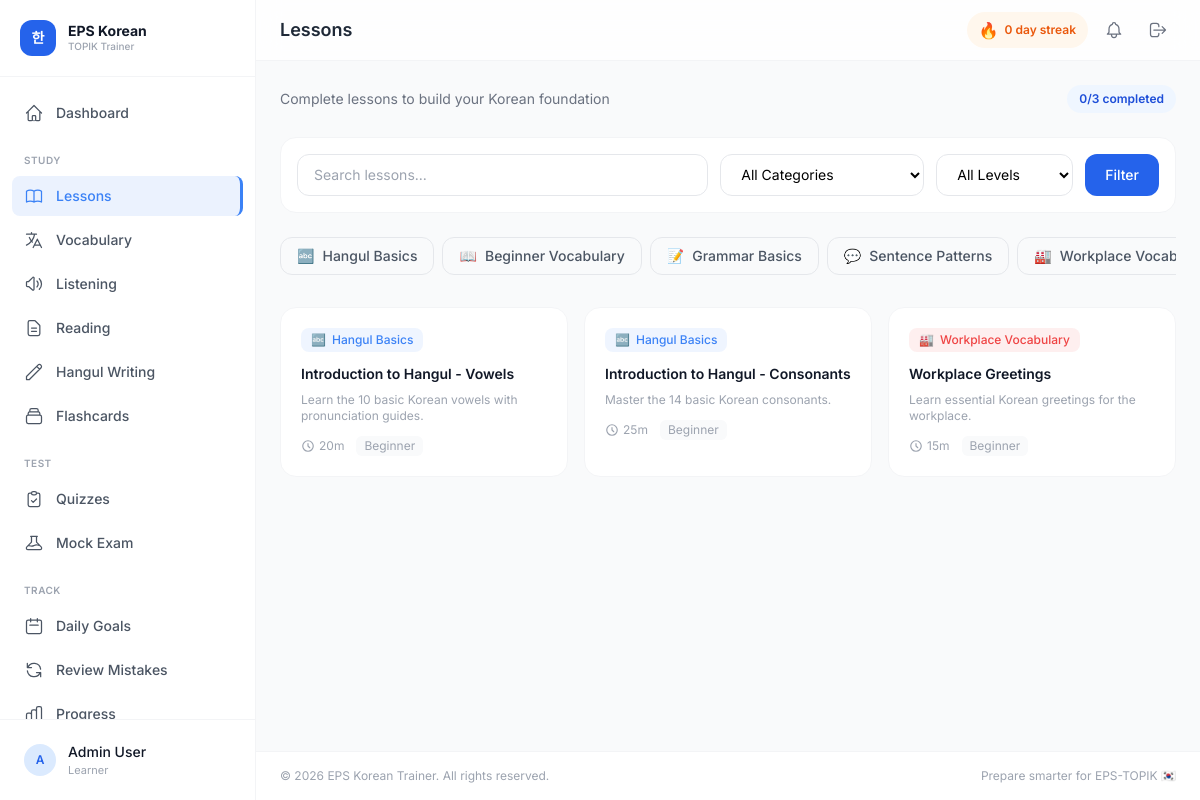
Page /lessons.php (signed in) on the committed database.
### tables this page shows
CREATE TABLE categories (
    id INT AUTO_INCREMENT PRIMARY KEY,
    name VARCHAR(100) NOT NULL,
    slug VARCHAR(100) NOT NULL UNIQUE,
    description TEXT DEFAULT NULL,
    module ENUM('lesson','vocabulary','listening','reading','quiz','mock_exam') NOT NULL,
    icon VARCHAR(50) DEFAULT NULL,
    color VARCHAR(20) DEFAULT '#3B82F6',
    sort_order INT DEFAULT 0,
    status ENUM('active','inactive') DEFAULT 'active',
    created_at DATETIME DEFAULT CURRENT_TIMESTAMP,
    INDEX idx_module (module),
    INDEX idx_status (status)
);

CREATE TABLE lessons (
    id INT AUTO_INCREMENT PRIMARY KEY,
    category_id INT DEFAULT NULL,
    title VARCHAR(200) NOT NULL,
    slug VARCHAR(200) NOT NULL,
    difficulty ENUM('beginner','intermediate','advanced') DEFAULT 'beginner',
    estimated_minutes INT DEFAULT 15,
    content LONGTEXT NOT NULL,
    summary TEXT DEFAULT NULL,
    tips TEXT DEFAULT NULL,
    audio_path VARCHAR(255) DEFAULT NULL,
    sort_order INT DEFAULT 0,
    status ENUM('published','draft') DEFAULT 'published',
    created_at DATETIME DEFAULT CURRENT_TIMESTAMP,
    updated_at DATETIME DEFAULT CURRENT_TIMESTAMP ON UPDATE CURRENT_TIMESTAMP,
    FOREIGN KEY (category_id) REFERENCES categories(id) ON DELETE SET NULL,
    INDEX idx_difficulty (difficulty),
    INDEX idx_status (status)
);

### includes/helpers.php (called while the page is built, shortened)
<?php
function sanitize(string $input): string {
    return htmlspecialchars(trim($input), ENT_QUOTES, 'UTF-8');
}

### lessons.php (the view, shortened to what this page needs)
<?php
require_once __DIR__ . '/includes/helpers.php';
$userId = getCurrentUserId();
$db = getDB();
$categoryFilter = $_GET['category'] ?? '';
$search = $_GET['search'] ?? '';
$categories = $db->query("SELECT * FROM categories WHERE module = 'lesson' AND status = 'active' ORDER BY sort_order")->fetchAll();
$where = "l.status = 'published'";
$params = [];
$stmt = $db->prepare("SELECT l.*, c.name as category_name, c.icon as category_icon, c.color as category_color,
    (SELECT COUNT(*) FROM lesson_completions lc WHERE lc.lesson_id = l.id AND lc.user_id = ?) as is_completed
    FROM lessons l LEFT JOIN categories c ON l.category_id = c.id WHERE $where ORDER BY l.sort_order, l.id");
$stmt->execute(array_merge([$userId], $params));
$lessons = $stmt->fetchAll();
$stmt = $db->prepare("SELECT COUNT(*) as cnt FROM lesson_completions WHERE user_id = ?");
$stmt->execute([$userId]);
$completedCount = (int)$stmt->fetch()['cnt'];
$totalCount = count($lessons);
require_once __DIR__ . '/includes/header.php';
?>
<div class="flex flex-col sm:flex-row sm:items-center justify-between gap-4 mb-6">
    <div>
        <p class="text-sm text-gray-500">Complete lessons to build your Korean foundation</p>
    </div>
    <div class="flex items-center gap-2">
        <span class="px-3 py-1.5 bg-blue-50 text-blue-700 text-xs font-semibold rounded-full"><?= $completedCount ?>/<?= $totalCount ?> completed</span>
    </div>
</div>
<div class="bg-white rounded-2xl border border-gray-100 p-4 mb-6">
    <form method="GET" class="flex flex-col sm:flex-row gap-3">
        <div class="flex-1">
            <input type="text" name="search" value="<?= sanitize($search) ?>" placeholder="Search lessons..."
                class="w-full px-4 py-2.5 rounded-xl border border-gray-200 focus:border-blue-500 focus:ring-2 focus:ring-blue-100 outline-none transition text-sm">
        </div>
        <select name="category" class="px-4 py-2.5 rounded-xl border border-gray-200 focus:border-blue-500 outline-none text-sm bg-white">
            <option value="">All Categories</option>
        </select>
        <select name="difficulty" class="px-4 py-2.5 rounded-xl border border-gray-200 focus:border-blue-500 outline-none text-sm bg-white">
            <option value="">All Levels</option>
        </select>
        <button type="submit" class="px-5 py-2.5 bg-blue-600 hover:bg-blue-700 text-white rounded-xl text-sm font-medium transition">Filter</button>
    </form>
</div>
<div class="flex gap-2 overflow-x-auto pb-2 mb-6 scrollbar-hide">
    <?php foreach ($categories as $cat): ?>
    <a href="<?= APP_URL ?>/lessons.php?category=<?= $cat['id'] ?>"
       class="flex-shrink-0 flex items-center gap-2 px-4 py-2 rounded-xl border text-sm font-medium transition
       <?= $categoryFilter == $cat['id'] ? 'bg-blue-50 border-blue-200 text-blue-700' : 'border-gray-200 text-gray-600 hover:bg-gray-50' ?>">
        <span><?= $cat['icon'] ?></span>
        <?= sanitize($cat['name']) ?>
    </a>
    <?php endforeach; ?>
</div>
<?php if (empty($lessons)): ?>
<div class="bg-white rounded-2xl border border-gray-100 p-12 text-center">
    <div class="w-16 h-16 rounded-2xl bg-gray-50 flex items-center justify-center mx-auto mb-3">
        <svg class="w-8 h-8 text-gray-300" fill="none" stroke="currentColor" viewBox="0 0 24 24"><path stroke-linecap="round" stroke-linejoin="round" stroke-width="1.5" d="M12 6.253v13m0-13C10.832 5.477 9.246 5 7.5 5S4.168 5.477 3 6.253v13C4.168 18.477 5.754 18 7.5 18s3.332.477 4.5 1.253"/></svg>
    </div>
    <p class="text-gray-400 text-sm">No lessons found. Try adjusting your filters.</p>
</div>
<?php else: ?>
<div class="grid sm:grid-cols-2 lg:grid-cols-3 gap-4">
    <?php foreach ($lessons as $lesson): ?>
    <a href="<?= APP_URL ?>/lesson-view.php?id=<?= $lesson['id'] ?>"
       class="group bg-white rounded-2xl border border-gray-100 hover:border-blue-200 hover:shadow-lg hover:shadow-blue-50 transition-all overflow-hidden">
        <div class="p-5">
            <div class="flex items-center justify-between mb-3">
                <span class="inline-flex items-center gap-1.5 text-xs font-medium px-2.5 py-1 rounded-lg"
                      style="background: <?= $lesson['category_color'] ?>15; color: <?= $lesson['category_color'] ?>">
                    <span><?= $lesson['category_icon'] ?? '📖' ?></span>
                    <?= sanitize($lesson['category_name'] ?? 'General') ?>
                </span>
            </div>
            <h3 class="text-sm font-semibold text-gray-900 group-hover:text-blue-600 transition mb-2"><?= sanitize($lesson['title']) ?></h3>
            <?php if ($lesson['summary']): ?>
            <p class="text-xs text-gray-400 line-clamp-2 mb-3"><?= sanitize($lesson['summary']) ?></p>
            <?php endif; ?>
            <div class="flex items-center gap-3 text-xs text-gray-400">
                <span class="inline-flex items-center gap-1">
                    <svg class="w-3.5 h-3.5" fill="none" stroke="currentColor" viewBox="0 0 24 24"><path stroke-linecap="round" stroke-linejoin="round" stroke-width="2" d="M12 8v4l3 3m6-3a9 9 0 11-18 0 9 9 0 0118 0z"/></svg>
                    <?= $lesson['estimated_minutes'] ?>m
                </span>
                <span class="px-2 py-0.5 rounded-md bg-gray-50 capitalize"><?= $lesson['difficulty'] ?></span>
            </div>
        </div>
    </a>
    <?php endforeach; ?>
</div>
<?php endif; ?>
<?php require_once __DIR__ . '/includes/footer.php'; ?>

### rows in the picture
categories: icon "🔤", name "Hangul Basics"
categories: icon "📖", name "Beginner Vocabulary"
categories: icon "📝", name "Grammar Basics"
categories: icon "💬", name "Sentence Patterns"
categories: icon "🏭", name "Workplace…"
lessons: category.icon "🔤", category.name "Hangul Basics", title "Introduction to Hangul - Vowels", summary "Learn the 10 basic Korean vowels with pronunciation guides.", estimated_minutes "20", difficulty "Beginner"
lessons: category.icon "🔤", category.name "Hangul Basics", title "Introduction to Hangul - Consonants", summary "Master the 14 basic Korean consonants.", estimated_minutes "25", difficulty "Beginner"
lessons: category.icon "🏭", category.name "Workplace Vocabulary", title "Workplace Greetings", summary "Learn essential Korean greetings for the workplace.", estimated_minutes "15", difficulty "Beginner"

### other values in the picture
substr($currentUser['name'], 0, 1) "A"
$currentUser['name'] "Admin User"
$pageTitle "Lessons"
getUserStreak($currentUser['id']) "0"
$completedCount "0"
$totalCount "3"
APP_NAME "EPS Korean Trainer"
